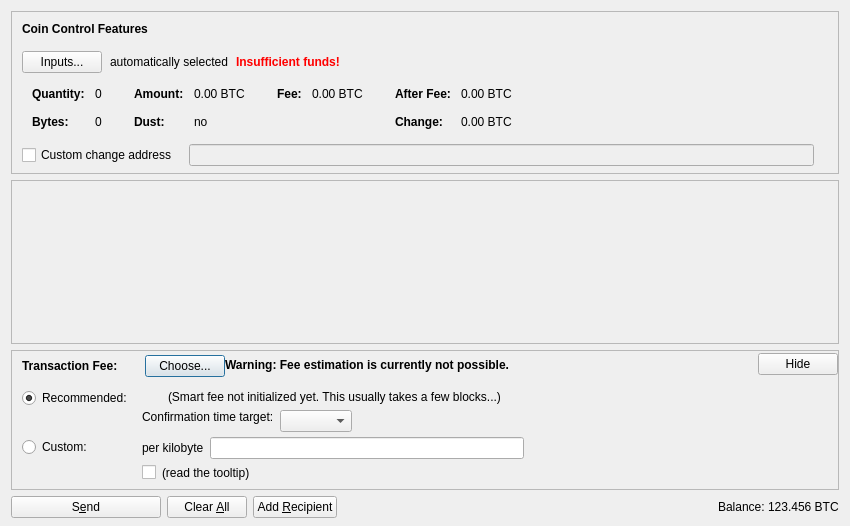
<?xml version="1.0" encoding="UTF-8"?>
<ui version="4.0">
 <class>SendCoinsDialog</class>
 <widget class="QDialog" name="SendCoinsDialog">
  <property name="geometry">
   <rect>
    <x>0</x>
    <y>0</y>
    <width>850</width>
    <height>526</height>
   </rect>
  </property>
  <property name="windowTitle">
   <string>Send Coins</string>
  </property>
  <layout class="QVBoxLayout" name="verticalLayout" stretch="0,1,0,0">
   <property name="bottomMargin">
    <number>8</number>
   </property>
   <item>
    <widget class="QFrame" name="frameCoinControl">
     <property name="sizePolicy">
      <sizepolicy hsizetype="Expanding" vsizetype="Expanding">
       <horstretch>0</horstretch>
       <verstretch>0</verstretch>
      </sizepolicy>
     </property>
     <property name="maximumSize">
      <size>
       <width>16777215</width>
       <height>16777215</height>
      </size>
     </property>
     <property name="frameShape">
      <enum>QFrame::StyledPanel</enum>
     </property>
     <property name="frameShadow">
      <enum>QFrame::Sunken</enum>
     </property>
     <layout class="QVBoxLayout" name="verticalLayoutCoinControl2">
      <property name="spacing">
       <number>0</number>
      </property>
      <property name="leftMargin">
       <number>0</number>
      </property>
      <property name="topMargin">
       <number>0</number>
      </property>
      <property name="rightMargin">
       <number>0</number>
      </property>
      <property name="bottomMargin">
       <number>6</number>
      </property>
      <item>
       <layout class="QVBoxLayout" name="verticalLayoutCoinControl" stretch="0,0,0,0,1">
        <property name="spacing">
         <number>0</number>
        </property>
        <property name="leftMargin">
         <number>10</number>
        </property>
        <property name="topMargin">
         <number>10</number>
        </property>
        <item>
         <layout class="QHBoxLayout" name="horizontalLayoutCoinControl1">
          <property name="bottomMargin">
           <number>15</number>
          </property>
          <item>
           <widget class="QLabel" name="labelCoinControlFeatures">
            <property name="sizePolicy">
             <sizepolicy hsizetype="Preferred" vsizetype="Maximum">
              <horstretch>0</horstretch>
              <verstretch>0</verstretch>
             </sizepolicy>
            </property>
            <property name="font">
             <font>
              <weight>75</weight>
              <bold>true</bold>
             </font>
            </property>
            <property name="styleSheet">
             <string notr="true">font-weight:bold;</string>
            </property>
            <property name="text">
             <string>Coin Control Features</string>
            </property>
           </widget>
          </item>
         </layout>
        </item>
        <item>
         <layout class="QHBoxLayout" name="horizontalLayoutCoinControl2" stretch="0,0,0,0">
          <property name="spacing">
           <number>8</number>
          </property>
          <property name="bottomMargin">
           <number>10</number>
          </property>
          <item>
           <widget class="QPushButton" name="pushButtonCoinControl">
            <property name="styleSheet">
             <string notr="true"/>
            </property>
            <property name="text">
             <string>Inputs...</string>
            </property>
            <property name="autoDefault">
             <bool>false</bool>
            </property>
           </widget>
          </item>
          <item>
           <widget class="QLabel" name="labelCoinControlAutomaticallySelected">
            <property name="text">
             <string>automatically selected</string>
            </property>
            <property name="margin">
             <number>5</number>
            </property>
           </widget>
          </item>
          <item>
           <widget class="QLabel" name="labelCoinControlInsuffFunds">
            <property name="font">
             <font>
              <weight>75</weight>
              <bold>true</bold>
             </font>
            </property>
            <property name="styleSheet">
             <string notr="true">color:red;font-weight:bold;</string>
            </property>
            <property name="text">
             <string>Insufficient funds!</string>
            </property>
            <property name="margin">
             <number>5</number>
            </property>
           </widget>
          </item>
          <item>
           <spacer name="horizontalSpacerCoinControl">
            <property name="orientation">
             <enum>Qt::Horizontal</enum>
            </property>
            <property name="sizeHint" stdset="0">
             <size>
              <width>40</width>
              <height>1</height>
             </size>
            </property>
           </spacer>
          </item>
         </layout>
        </item>
        <item>
         <widget class="QWidget" name="widgetCoinControl" native="true">
          <property name="sizePolicy">
           <sizepolicy hsizetype="Preferred" vsizetype="Preferred">
            <horstretch>0</horstretch>
            <verstretch>0</verstretch>
           </sizepolicy>
          </property>
          <property name="minimumSize">
           <size>
            <width>0</width>
            <height>0</height>
           </size>
          </property>
          <property name="styleSheet">
           <string notr="true"/>
          </property>
          <layout class="QHBoxLayout" name="horizontalLayoutCoinControl5">
           <property name="leftMargin">
            <number>0</number>
           </property>
           <property name="topMargin">
            <number>0</number>
           </property>
           <property name="rightMargin">
            <number>0</number>
           </property>
           <property name="bottomMargin">
            <number>0</number>
           </property>
           <item>
            <layout class="QHBoxLayout" name="horizontalLayoutCoinControl3" stretch="0,0,0,1">
             <property name="spacing">
              <number>20</number>
             </property>
             <property name="topMargin">
              <number>0</number>
             </property>
             <property name="bottomMargin">
              <number>10</number>
             </property>
             <item>
              <layout class="QFormLayout" name="formLayoutCoinControl1">
               <property name="horizontalSpacing">
                <number>10</number>
               </property>
               <property name="verticalSpacing">
                <number>14</number>
               </property>
               <property name="leftMargin">
                <number>10</number>
               </property>
               <property name="topMargin">
                <number>4</number>
               </property>
               <property name="rightMargin">
                <number>6</number>
               </property>
               <item row="0" column="0">
                <widget class="QLabel" name="labelCoinControlQuantityText">
                 <property name="font">
                  <font>
                   <weight>75</weight>
                   <bold>true</bold>
                  </font>
                 </property>
                 <property name="text">
                  <string>Quantity:</string>
                 </property>
                 <property name="margin">
                  <number>0</number>
                 </property>
                </widget>
               </item>
               <item row="0" column="1">
                <widget class="QLabel" name="labelCoinControlQuantity">
                 <property name="cursor">
                  <cursorShape>IBeamCursor</cursorShape>
                 </property>
                 <property name="contextMenuPolicy">
                  <enum>Qt::ActionsContextMenu</enum>
                 </property>
                 <property name="text">
                  <string notr="true">0</string>
                 </property>
                 <property name="margin">
                  <number>0</number>
                 </property>
                 <property name="textInteractionFlags">
                  <set>Qt::LinksAccessibleByMouse|Qt::TextSelectableByKeyboard|Qt::TextSelectableByMouse</set>
                 </property>
                </widget>
               </item>
               <item row="1" column="0">
                <widget class="QLabel" name="labelCoinControlBytesText">
                 <property name="font">
                  <font>
                   <weight>75</weight>
                   <bold>true</bold>
                  </font>
                 </property>
                 <property name="text">
                  <string>Bytes:</string>
                 </property>
                </widget>
               </item>
               <item row="1" column="1">
                <widget class="QLabel" name="labelCoinControlBytes">
                 <property name="cursor">
                  <cursorShape>IBeamCursor</cursorShape>
                 </property>
                 <property name="contextMenuPolicy">
                  <enum>Qt::ActionsContextMenu</enum>
                 </property>
                 <property name="text">
                  <string notr="true">0</string>
                 </property>
                 <property name="textInteractionFlags">
                  <set>Qt::LinksAccessibleByMouse|Qt::TextSelectableByKeyboard|Qt::TextSelectableByMouse</set>
                 </property>
                </widget>
               </item>
              </layout>
             </item>
             <item>
              <layout class="QFormLayout" name="formLayoutCoinControl2">
               <property name="horizontalSpacing">
                <number>10</number>
               </property>
               <property name="verticalSpacing">
                <number>14</number>
               </property>
               <property name="leftMargin">
                <number>6</number>
               </property>
               <property name="topMargin">
                <number>4</number>
               </property>
               <property name="rightMargin">
                <number>6</number>
               </property>
               <item row="0" column="0">
                <widget class="QLabel" name="labelCoinControlAmountText">
                 <property name="font">
                  <font>
                   <weight>75</weight>
                   <bold>true</bold>
                  </font>
                 </property>
                 <property name="text">
                  <string>Amount:</string>
                 </property>
                 <property name="margin">
                  <number>0</number>
                 </property>
                </widget>
               </item>
               <item row="0" column="1">
                <widget class="QLabel" name="labelCoinControlAmount">
                 <property name="cursor">
                  <cursorShape>IBeamCursor</cursorShape>
                 </property>
                 <property name="contextMenuPolicy">
                  <enum>Qt::ActionsContextMenu</enum>
                 </property>
                 <property name="text">
                  <string notr="true">0.00 BTC</string>
                 </property>
                 <property name="textInteractionFlags">
                  <set>Qt::LinksAccessibleByMouse|Qt::TextSelectableByKeyboard|Qt::TextSelectableByMouse</set>
                 </property>
                </widget>
               </item>
               <item row="1" column="0">
                <widget class="QLabel" name="labelCoinControlLowOutputText">
                 <property name="font">
                  <font>
                   <weight>75</weight>
                   <bold>true</bold>
                  </font>
                 </property>
                 <property name="text">
                  <string>Dust:</string>
                 </property>
                </widget>
               </item>
               <item row="1" column="1">
                <widget class="QLabel" name="labelCoinControlLowOutput">
                 <property name="cursor">
                  <cursorShape>IBeamCursor</cursorShape>
                 </property>
                 <property name="contextMenuPolicy">
                  <enum>Qt::ActionsContextMenu</enum>
                 </property>
                 <property name="text">
                  <string notr="true">no</string>
                 </property>
                 <property name="textInteractionFlags">
                  <set>Qt::LinksAccessibleByMouse|Qt::TextSelectableByKeyboard|Qt::TextSelectableByMouse</set>
                 </property>
                </widget>
               </item>
              </layout>
             </item>
             <item>
              <layout class="QFormLayout" name="formLayoutCoinControl3">
               <property name="horizontalSpacing">
                <number>10</number>
               </property>
               <property name="verticalSpacing">
                <number>14</number>
               </property>
               <property name="leftMargin">
                <number>6</number>
               </property>
               <property name="topMargin">
                <number>4</number>
               </property>
               <property name="rightMargin">
                <number>6</number>
               </property>
               <item row="0" column="0">
                <widget class="QLabel" name="labelCoinControlFeeText">
                 <property name="font">
                  <font>
                   <weight>75</weight>
                   <bold>true</bold>
                  </font>
                 </property>
                 <property name="text">
                  <string>Fee:</string>
                 </property>
                 <property name="margin">
                  <number>0</number>
                 </property>
                </widget>
               </item>
               <item row="0" column="1">
                <widget class="QLabel" name="labelCoinControlFee">
                 <property name="cursor">
                  <cursorShape>IBeamCursor</cursorShape>
                 </property>
                 <property name="contextMenuPolicy">
                  <enum>Qt::ActionsContextMenu</enum>
                 </property>
                 <property name="text">
                  <string notr="true">0.00 BTC</string>
                 </property>
                 <property name="textInteractionFlags">
                  <set>Qt::LinksAccessibleByMouse|Qt::TextSelectableByKeyboard|Qt::TextSelectableByMouse</set>
                 </property>
                </widget>
               </item>
              </layout>
             </item>
             <item>
              <layout class="QFormLayout" name="formLayoutCoinControl4">
               <property name="horizontalSpacing">
                <number>10</number>
               </property>
               <property name="verticalSpacing">
                <number>14</number>
               </property>
               <property name="leftMargin">
                <number>6</number>
               </property>
               <property name="topMargin">
                <number>4</number>
               </property>
               <property name="rightMargin">
                <number>6</number>
               </property>
               <item row="0" column="0">
                <widget class="QLabel" name="labelCoinControlAfterFeeText">
                 <property name="font">
                  <font>
                   <weight>75</weight>
                   <bold>true</bold>
                  </font>
                 </property>
                 <property name="text">
                  <string>After Fee:</string>
                 </property>
                 <property name="margin">
                  <number>0</number>
                 </property>
                </widget>
               </item>
               <item row="0" column="1">
                <widget class="QLabel" name="labelCoinControlAfterFee">
                 <property name="cursor">
                  <cursorShape>IBeamCursor</cursorShape>
                 </property>
                 <property name="contextMenuPolicy">
                  <enum>Qt::ActionsContextMenu</enum>
                 </property>
                 <property name="text">
                  <string notr="true">0.00 BTC</string>
                 </property>
                 <property name="textInteractionFlags">
                  <set>Qt::LinksAccessibleByMouse|Qt::TextSelectableByKeyboard|Qt::TextSelectableByMouse</set>
                 </property>
                </widget>
               </item>
               <item row="1" column="0">
                <widget class="QLabel" name="labelCoinControlChangeText">
                 <property name="font">
                  <font>
                   <weight>75</weight>
                   <bold>true</bold>
                  </font>
                 </property>
                 <property name="text">
                  <string>Change:</string>
                 </property>
                </widget>
               </item>
               <item row="1" column="1">
                <widget class="QLabel" name="labelCoinControlChange">
                 <property name="cursor">
                  <cursorShape>IBeamCursor</cursorShape>
                 </property>
                 <property name="contextMenuPolicy">
                  <enum>Qt::ActionsContextMenu</enum>
                 </property>
                 <property name="text">
                  <string notr="true">0.00 BTC</string>
                 </property>
                 <property name="textInteractionFlags">
                  <set>Qt::LinksAccessibleByMouse|Qt::TextSelectableByKeyboard|Qt::TextSelectableByMouse</set>
                 </property>
                </widget>
               </item>
              </layout>
             </item>
            </layout>
           </item>
          </layout>
         </widget>
        </item>
        <item>
         <layout class="QHBoxLayout" name="horizontalLayoutCoinControl4" stretch="0,0,0">
          <property name="spacing">
           <number>12</number>
          </property>
          <property name="sizeConstraint">
           <enum>QLayout::SetDefaultConstraint</enum>
          </property>
          <property name="topMargin">
           <number>5</number>
          </property>
          <property name="rightMargin">
           <number>5</number>
          </property>
          <item>
           <widget class="QCheckBox" name="checkBoxCoinControlChange">
            <property name="toolTip">
             <string>If this is activated, but the change address is empty or invalid, change will be sent to a newly generated address.</string>
            </property>
            <property name="text">
             <string>Custom change address</string>
            </property>
           </widget>
          </item>
          <item>
           <widget class="QValidatedLineEdit" name="lineEditCoinControlChange">
            <property name="enabled">
             <bool>false</bool>
            </property>
            <property name="sizePolicy">
             <sizepolicy hsizetype="Expanding" vsizetype="Fixed">
              <horstretch>0</horstretch>
              <verstretch>0</verstretch>
             </sizepolicy>
            </property>
           </widget>
          </item>
          <item>
           <widget class="QLabel" name="labelCoinControlChangeLabel">
            <property name="sizePolicy">
             <sizepolicy hsizetype="Preferred" vsizetype="Expanding">
              <horstretch>0</horstretch>
              <verstretch>0</verstretch>
             </sizepolicy>
            </property>
            <property name="minimumSize">
             <size>
              <width>0</width>
              <height>0</height>
             </size>
            </property>
            <property name="text">
             <string/>
            </property>
            <property name="margin">
             <number>3</number>
            </property>
           </widget>
          </item>
         </layout>
        </item>
        <item>
         <spacer name="verticalSpacerCoinControl">
          <property name="orientation">
           <enum>Qt::Vertical</enum>
          </property>
          <property name="sizeHint" stdset="0">
           <size>
            <width>800</width>
            <height>1</height>
           </size>
          </property>
         </spacer>
        </item>
       </layout>
      </item>
     </layout>
    </widget>
   </item>
   <item>
    <widget class="QScrollArea" name="scrollArea">
     <property name="widgetResizable">
      <bool>true</bool>
     </property>
     <widget class="QWidget" name="scrollAreaWidgetContents">
      <property name="geometry">
       <rect>
        <x>0</x>
        <y>0</y>
        <width>830</width>
        <height>104</height>
       </rect>
      </property>
      <layout class="QVBoxLayout" name="verticalLayout_2" stretch="0,1">
       <property name="leftMargin">
        <number>0</number>
       </property>
       <property name="topMargin">
        <number>0</number>
       </property>
       <property name="rightMargin">
        <number>0</number>
       </property>
       <property name="bottomMargin">
        <number>0</number>
       </property>
       <item>
        <layout class="QVBoxLayout" name="entries">
         <property name="spacing">
          <number>6</number>
         </property>
        </layout>
       </item>
       <item>
        <spacer name="verticalSpacer">
         <property name="orientation">
          <enum>Qt::Vertical</enum>
         </property>
         <property name="sizeHint" stdset="0">
          <size>
           <width>20</width>
           <height>40</height>
          </size>
         </property>
        </spacer>
       </item>
      </layout>
     </widget>
    </widget>
   </item>
   <item>
    <widget class="QFrame" name="frameFee">
     <property name="sizePolicy">
      <sizepolicy hsizetype="Expanding" vsizetype="Expanding">
       <horstretch>0</horstretch>
       <verstretch>0</verstretch>
      </sizepolicy>
     </property>
     <property name="maximumSize">
      <size>
       <width>16777215</width>
       <height>16777215</height>
      </size>
     </property>
     <property name="frameShape">
      <enum>QFrame::StyledPanel</enum>
     </property>
     <property name="frameShadow">
      <enum>QFrame::Sunken</enum>
     </property>
     <layout class="QVBoxLayout" name="verticalLayoutFee1">
      <property name="spacing">
       <number>0</number>
      </property>
      <property name="leftMargin">
       <number>0</number>
      </property>
      <property name="topMargin">
       <number>0</number>
      </property>
      <property name="rightMargin">
       <number>0</number>
      </property>
      <property name="bottomMargin">
       <number>0</number>
      </property>
      <item>
       <layout class="QVBoxLayout" name="verticalLayoutFee2" stretch="0,0,0">
        <property name="spacing">
         <number>0</number>
        </property>
        <property name="leftMargin">
         <number>10</number>
        </property>
        <property name="topMargin">
         <number>0</number>
        </property>
        <item>
         <layout class="QHBoxLayout" name="horizontalLayoutFee1">
          <property name="bottomMargin">
           <number>0</number>
          </property>
          <item>
           <layout class="QVBoxLayout" name="verticalLayoutFee7">
            <property name="spacing">
             <number>0</number>
            </property>
            <item>
             <spacer name="verticalSpacerSmartFee">
              <property name="orientation">
               <enum>Qt::Vertical</enum>
              </property>
              <property name="sizeType">
               <enum>QSizePolicy::Fixed</enum>
              </property>
              <property name="sizeHint" stdset="0">
               <size>
                <width>1</width>
                <height>4</height>
               </size>
              </property>
             </spacer>
            </item>
            <item>
             <layout class="QHBoxLayout" name="horizontalLayoutSmartFee">
              <property name="spacing">
               <number>10</number>
              </property>
              <item>
               <widget class="QLabel" name="labelFeeHeadline">
                <property name="sizePolicy">
                 <sizepolicy hsizetype="Preferred" vsizetype="Maximum">
                  <horstretch>0</horstretch>
                  <verstretch>0</verstretch>
                 </sizepolicy>
                </property>
                <property name="font">
                 <font>
                  <weight>75</weight>
                  <bold>true</bold>
                 </font>
                </property>
                <property name="styleSheet">
                 <string notr="true">font-weight:bold;</string>
                </property>
                <property name="text">
                 <string>Transaction Fee:</string>
                </property>
               </widget>
              </item>
              <item>
               <widget class="QLabel" name="labelFeeMinimized">
                <property name="text">
                 <string/>
                </property>
               </widget>
              </item>
              <item>
               <widget class="QPushButton" name="buttonChooseFee">
                <property name="text">
                 <string>Choose...</string>
                </property>
               </widget>
              </item>
             </layout>
            </item>
            <item>
             <spacer name="verticalSpacer_5">
              <property name="orientation">
               <enum>Qt::Vertical</enum>
              </property>
              <property name="sizeHint" stdset="0">
               <size>
                <width>1</width>
                <height>1</height>
               </size>
              </property>
             </spacer>
            </item>
           </layout>
          </item>
          <item>
           <widget class="QLabel" name="fallbackFeeWarningLabel">
            <property name="toolTip">
             <string>Using the fallbackfee can result in sending a transaction that will take several hours or days (or never) to confirm. Consider choosing your fee manually or wait until you have validated the complete chain.</string>
            </property>
            <property name="font">
            <font>
                <weight>75</weight>
                <bold>true</bold>
            </font>
            </property>
            <property name="text">
             <string>Warning: Fee estimation is currently not possible.</string>
            </property>
            <property name="wordWrap">
             <bool>false</bool>
            </property>
           </widget>
          </item>
          <item>
           <spacer name="horizontalSpacer_4">
            <property name="orientation">
             <enum>Qt::Horizontal</enum>
            </property>
            <property name="sizeType">
             <enum>QSizePolicy::MinimumExpanding</enum>
            </property>
            <property name="sizeHint" stdset="0">
             <size>
              <width>40</width>
              <height>20</height>
             </size>
            </property>
           </spacer>
          </item>
          <item>
           <widget class="QPushButton" name="buttonMinimizeFee">
            <property name="toolTip">
             <string>collapse fee-settings</string>
            </property>
            <property name="text">
             <string>Hide</string>
            </property>
           </widget>
          </item>
         </layout>
        </item>
        <item>
         <widget class="QFrame" name="frameFeeSelection">
          <layout class="QVBoxLayout" name="verticalLayoutFee12">
           <property name="spacing">
            <number>0</number>
           </property>
           <property name="leftMargin">
            <number>0</number>
           </property>
           <property name="topMargin">
            <number>0</number>
           </property>
           <property name="rightMargin">
            <number>0</number>
           </property>
           <property name="bottomMargin">
            <number>0</number>
           </property>
           <item>
            <layout class="QGridLayout" name="gridLayoutFee">
             <property name="topMargin">
              <number>10</number>
             </property>
             <property name="bottomMargin">
              <number>4</number>
             </property>
             <property name="horizontalSpacing">
              <number>10</number>
             </property>
             <property name="verticalSpacing">
              <number>4</number>
             </property>
             <item row="1" column="1">
              <layout class="QVBoxLayout" name="verticalLayoutFee8">
               <property name="spacing">
                <number>6</number>
               </property>
               <item>
                <layout class="QHBoxLayout" name="horizontalLayoutFee13">
                 <item>
                  <widget class="QLabel" name="labelCustomPerKilobyte">
                   <property name="toolTip">
                    <string>Specify a custom fee per kB (1,000 bytes) of the transaction's virtual size.

Note:  Since the fee is calculated on a per-byte basis, a fee of "100 satoshis per kB" for a transaction size of 500 bytes (half of 1 kB) would ultimately yield a fee of only 50 satoshis.</string>
                   </property>
                   <property name="text">
                    <string>per kilobyte</string>
                   </property>
                  </widget>
                 </item>
                 <item>
                  <widget class="BitcoinAmountField" name="customFee"/>
                 </item>
                 <item>
                  <spacer name="horizontalSpacer_6">
                   <property name="orientation">
                    <enum>Qt::Horizontal</enum>
                   </property>
                   <property name="sizeHint" stdset="0">
                    <size>
                     <width>1</width>
                     <height>1</height>
                    </size>
                   </property>
                  </spacer>
                 </item>
                </layout>
               </item>
               <item>
                <layout class="QHBoxLayout" name="horizontalLayoutFee8">
                 <item>
                  <widget class="QCheckBox" name="checkBoxMinimumFee">
                   <property name="toolTip">
                    <string>Paying only the minimum fee is just fine as long as there is less transaction volume than space in the blocks. But be aware that this can end up in a never confirming transaction once there is more demand for bitcoin transactions than the network can process.</string>
                   </property>
                   <property name="text">
                    <string/>
                   </property>
                  </widget>
                 </item>
                 <item>
                  <widget class="QLabel" name="labelMinFeeWarning">
                   <property name="enabled">
                    <bool>true</bool>
                   </property>
                   <property name="toolTip">
                    <string>Paying only the minimum fee is just fine as long as there is less transaction volume than space in the blocks. But be aware that this can end up in a never confirming transaction once there is more demand for bitcoin transactions than the network can process.</string>
                   </property>
                   <property name="text">
                    <string>(read the tooltip)</string>
                   </property>
                   <property name="margin">
                    <number>5</number>
                   </property>
                  </widget>
                 </item>
                 <item>
                  <spacer name="horizontalSpacer_2">
                   <property name="orientation">
                    <enum>Qt::Horizontal</enum>
                   </property>
                   <property name="sizeHint" stdset="0">
                    <size>
                     <width>1</width>
                     <height>1</height>
                    </size>
                   </property>
                  </spacer>
                 </item>
                </layout>
               </item>
              </layout>
             </item>
             <item row="0" column="0">
              <layout class="QVBoxLayout" name="verticalLayoutFee4" stretch="0,1">
               <item>
                <widget class="QRadioButton" name="radioSmartFee">
                 <property name="text">
                  <string>Recommended:</string>
                 </property>
                 <property name="checked">
                  <bool>true</bool>
                 </property>
                 <attribute name="buttonGroup">
                  <string notr="true">groupFee</string>
                 </attribute>
                </widget>
               </item>
               <item>
                <spacer name="verticalSpacer_2">
                 <property name="orientation">
                  <enum>Qt::Vertical</enum>
                 </property>
                 <property name="sizeHint" stdset="0">
                  <size>
                   <width>1</width>
                   <height>1</height>
                  </size>
                 </property>
                </spacer>
               </item>
              </layout>
             </item>
             <item row="1" column="0">
              <layout class="QVBoxLayout" name="verticalLayoutFee9" stretch="0,1">
               <item>
                <widget class="QRadioButton" name="radioCustomFee">
                 <property name="text">
                  <string>Custom:</string>
                 </property>
                 <attribute name="buttonGroup">
                  <string notr="true">groupFee</string>
                 </attribute>
                </widget>
               </item>
               <item>
                <spacer name="verticalSpacer_6">
                 <property name="orientation">
                  <enum>Qt::Vertical</enum>
                 </property>
                 <property name="sizeHint" stdset="0">
                  <size>
                   <width>1</width>
                   <height>1</height>
                  </size>
                 </property>
                </spacer>
               </item>
              </layout>
             </item>
             <item row="0" column="1">
              <layout class="QVBoxLayout" name="verticalLayoutFee3" stretch="0,0,1">
               <property name="spacing">
                <number>6</number>
               </property>
               <property name="topMargin">
                <number>2</number>
               </property>
               <item>
                <layout class="QHBoxLayout" name="horizontalLayoutFee12">
                 <item>
                  <widget class="QLabel" name="labelSmartFee">
                   <property name="text">
                    <string/>
                   </property>
                   <property name="margin">
                    <number>2</number>
                   </property>
                  </widget>
                 </item>
                 <item>
                  <widget class="QLabel" name="labelFeeEstimation">
                   <property name="text">
                    <string/>
                   </property>
                  </widget>
                 </item>
                 <item>
                  <widget class="QLabel" name="labelSmartFee2">
                   <property name="text">
                    <string>(Smart fee not initialized yet. This usually takes a few blocks...)</string>
                   </property>
                   <property name="margin">
                    <number>2</number>
                   </property>
                  </widget>
                 </item>
                 <item>
                  <spacer name="horizontalSpacer_5">
                   <property name="orientation">
                    <enum>Qt::Horizontal</enum>
                   </property>
                   <property name="sizeHint" stdset="0">
                    <size>
                     <width>1</width>
                     <height>1</height>
                    </size>
                   </property>
                  </spacer>
                 </item>
                </layout>
               </item>
               <item>
                <layout class="QHBoxLayout" name="horizontalLayoutFee9">
                 <item>
                  <layout class="QVBoxLayout" name="verticalLayoutFee6">
                   <item>
                    <widget class="QLabel" name="labelSmartFee3">
                     <property name="text">
                      <string>Confirmation time target:</string>
                     </property>
                     <property name="margin">
                      <number>2</number>
                     </property>
                    </widget>
                   </item>
                   <item>
                    <spacer name="verticalSpacer_3">
                     <property name="orientation">
                      <enum>Qt::Vertical</enum>
                     </property>
                     <property name="sizeHint" stdset="0">
                      <size>
                       <width>1</width>
                       <height>1</height>
                      </size>
                     </property>
                    </spacer>
                   </item>
                  </layout>
                 </item>
                 <item>
                  <layout class="QVBoxLayout" name="verticalLayoutFee5">
                   <property name="rightMargin">
                    <number>30</number>
                   </property>
                   <item>
                    <layout class="QHBoxLayout" name="horizontalLayoutConfTarget">
                     <property name="bottomMargin">
                      <number>0</number>
                     </property>
                     <item>
                      <widget class="QComboBox" name="confTargetSelector"/>
                     </item>
                     <item>
                      <spacer name="horizontalSpacerConfTarget">
                       <property name="orientation">
                        <enum>Qt::Horizontal</enum>
                       </property>
                       <property name="sizeHint" stdset="0">
                        <size>
                         <width>40</width>
                         <height>20</height>
                        </size>
                       </property>
                      </spacer>
                     </item>
                    </layout>
                   </item>
                  </layout>
                 </item>
                </layout>
               </item>
               <item>
                <spacer name="verticalSpacer_4">
                 <property name="orientation">
                  <enum>Qt::Vertical</enum>
                 </property>
                 <property name="sizeHint" stdset="0">
                  <size>
                   <width>1</width>
                   <height>1</height>
                  </size>
                 </property>
                </spacer>
               </item>
              </layout>
             </item>
            </layout>
           </item>
          </layout>
         </widget>
        </item>
        <item>
         <spacer name="verticalSpacerFee">
          <property name="orientation">
           <enum>Qt::Vertical</enum>
          </property>
          <property name="sizeHint" stdset="0">
           <size>
            <width>40</width>
            <height>5</height>
           </size>
          </property>
         </spacer>
        </item>
       </layout>
      </item>
     </layout>
    </widget>
   </item>
   <item>
    <layout class="QHBoxLayout" name="horizontalLayout">
     <item>
      <widget class="QPushButton" name="sendButton">
       <property name="minimumSize">
        <size>
         <width>150</width>
         <height>0</height>
        </size>
       </property>
       <property name="toolTip">
        <string>Confirm the send action</string>
       </property>
       <property name="text">
        <string>S&amp;end</string>
       </property>
       <property name="icon">
        <iconset resource="../bitcoin.qrc">
         <normaloff>:/icons/send</normaloff>:/icons/send</iconset>
       </property>
       <property name="autoDefault">
        <bool>false</bool>
       </property>
       <property name="default">
        <bool>false</bool>
       </property>
      </widget>
     </item>
     <item>
      <widget class="QPushButton" name="clearButton">
       <property name="sizePolicy">
        <sizepolicy hsizetype="Minimum" vsizetype="Fixed">
         <horstretch>0</horstretch>
         <verstretch>0</verstretch>
        </sizepolicy>
       </property>
       <property name="toolTip">
        <string>Clear all fields of the form.</string>
       </property>
       <property name="text">
        <string>Clear &amp;All</string>
       </property>
       <property name="icon">
        <iconset resource="../bitcoin.qrc">
         <normaloff>:/icons/remove</normaloff>:/icons/remove</iconset>
       </property>
       <property name="autoDefault">
        <bool>false</bool>
       </property>
      </widget>
     </item>
     <item>
      <widget class="QPushButton" name="addButton">
       <property name="toolTip">
        <string>Send to multiple recipients at once</string>
       </property>
       <property name="text">
        <string>Add &amp;Recipient</string>
       </property>
       <property name="icon">
        <iconset resource="../bitcoin.qrc">
         <normaloff>:/icons/add</normaloff>:/icons/add</iconset>
       </property>
       <property name="autoDefault">
        <bool>false</bool>
       </property>
      </widget>
     </item>
     <item>
      <spacer name="horizontalSpacer">
       <property name="orientation">
        <enum>Qt::Horizontal</enum>
       </property>
       <property name="sizeHint" stdset="0">
        <size>
         <width>40</width>
         <height>20</height>
        </size>
       </property>
      </spacer>
     </item>
     <item>
      <layout class="QHBoxLayout" name="horizontalLayout_2">
       <property name="spacing">
        <number>3</number>
       </property>
       <item>
        <widget class="QLabel" name="label">
         <property name="sizePolicy">
          <sizepolicy hsizetype="Preferred" vsizetype="Fixed">
           <horstretch>0</horstretch>
           <verstretch>0</verstretch>
          </sizepolicy>
         </property>
         <property name="text">
          <string>Balance:</string>
         </property>
        </widget>
       </item>
       <item>
        <widget class="QLabel" name="labelBalance">
         <property name="sizePolicy">
          <sizepolicy hsizetype="Preferred" vsizetype="Fixed">
           <horstretch>0</horstretch>
           <verstretch>0</verstretch>
          </sizepolicy>
         </property>
         <property name="cursor">
          <cursorShape>IBeamCursor</cursorShape>
         </property>
         <property name="text">
          <string notr="true">123.456 BTC</string>
         </property>
         <property name="textInteractionFlags">
          <set>Qt::LinksAccessibleByMouse|Qt::TextSelectableByKeyboard|Qt::TextSelectableByMouse</set>
         </property>
        </widget>
       </item>
      </layout>
     </item>
    </layout>
   </item>
  </layout>
 </widget>
 <customwidgets>
  <customwidget>
   <class>QValidatedLineEdit</class>
   <extends>QLineEdit</extends>
   <header>qt/qvalidatedlineedit.h</header>
  </customwidget>
  <customwidget>
   <class>BitcoinAmountField</class>
   <extends>QLineEdit</extends>
   <header>qt/bitcoinamountfield.h</header>
   <container>1</container>
  </customwidget>
 </customwidgets>
 <resources>
  <include location="../bitcoin.qrc"/>
 </resources>
 <connections/>
 <buttongroups>
  <buttongroup name="groupFee"/>
 </buttongroups>
</ui>
